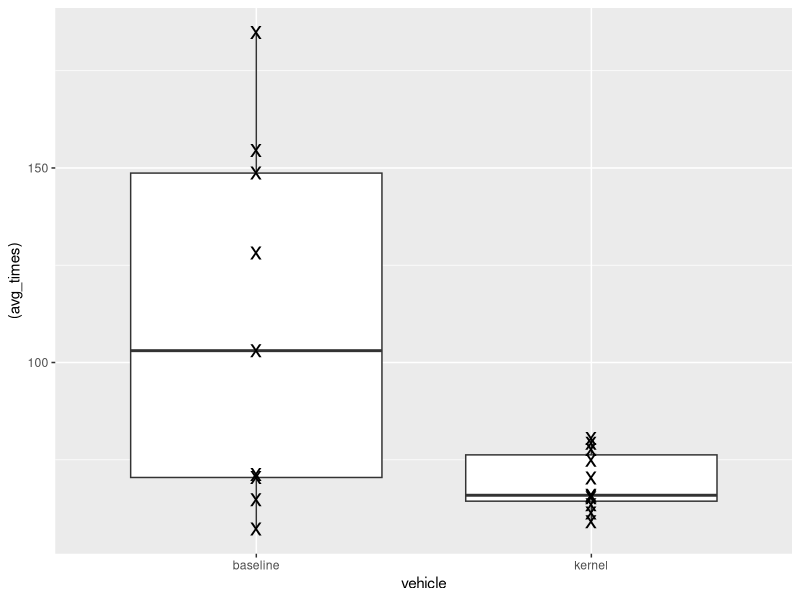
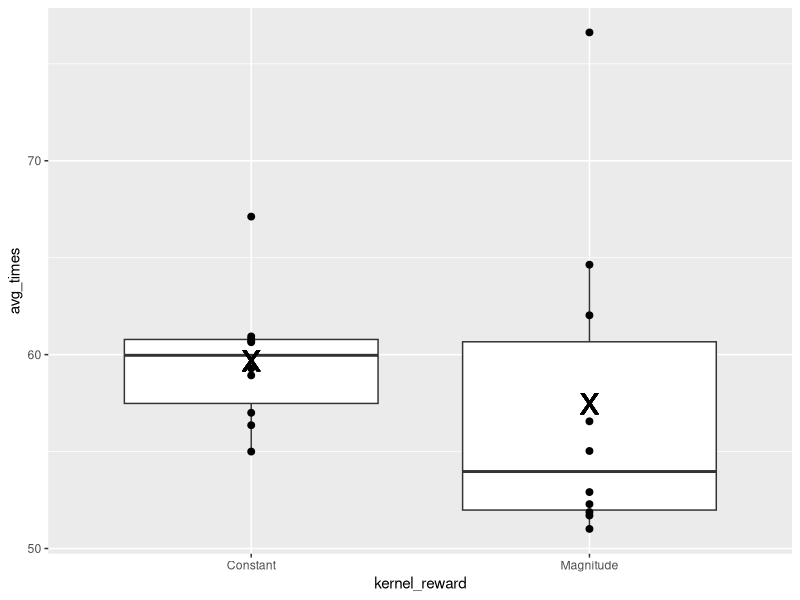
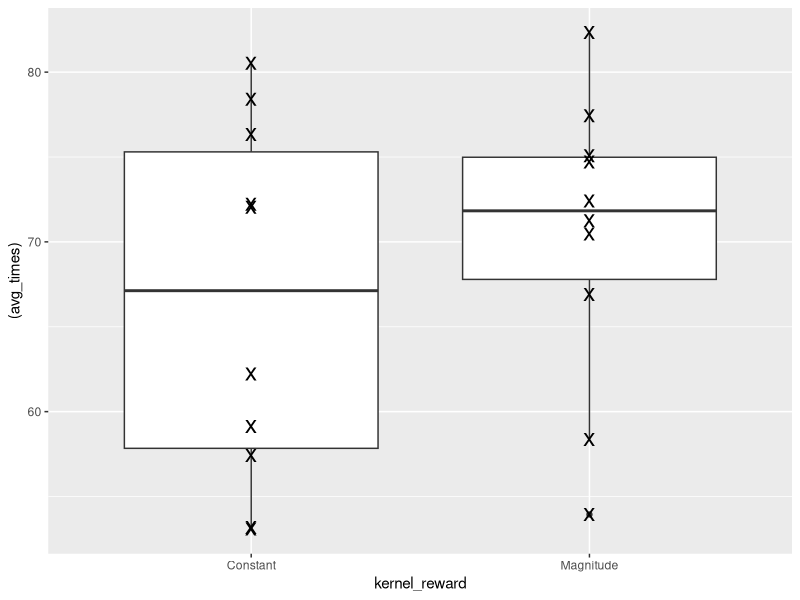
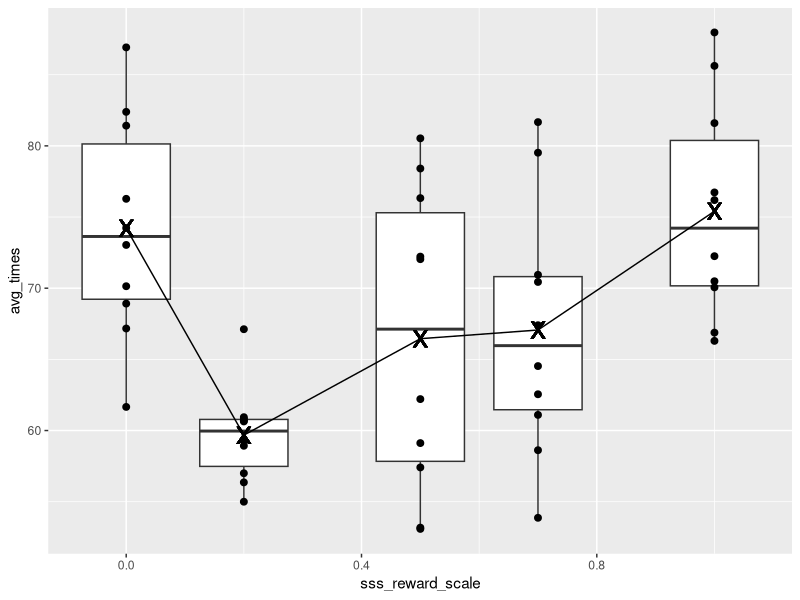
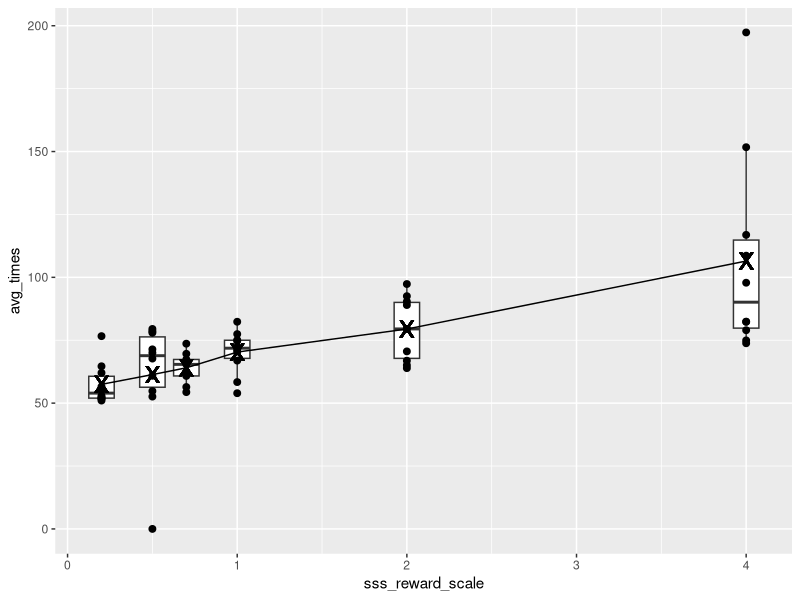
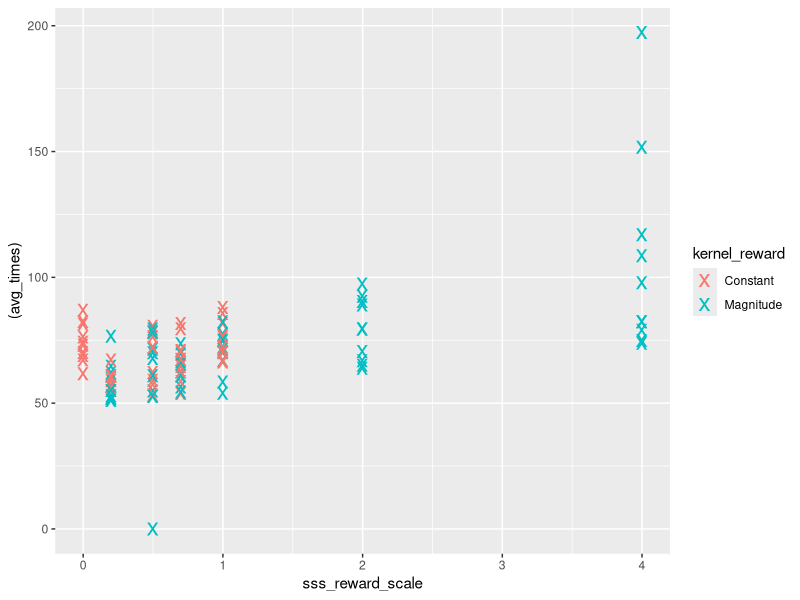
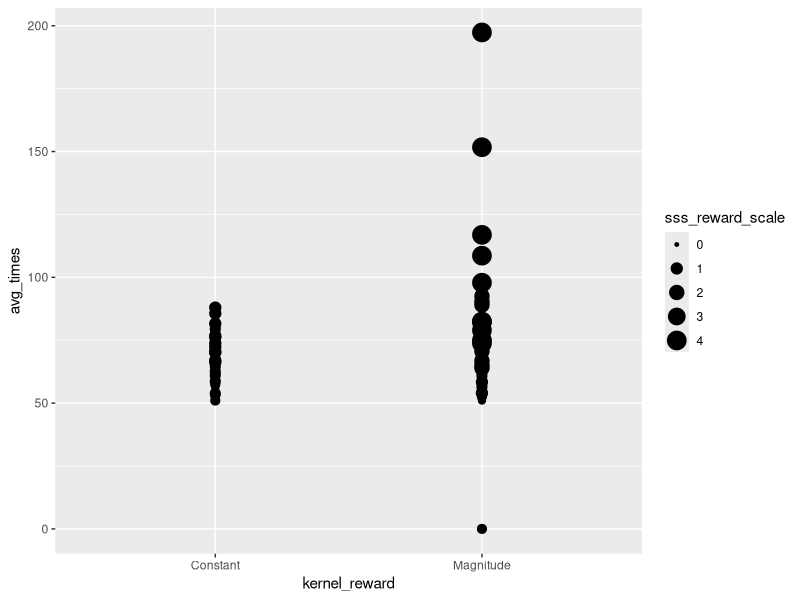
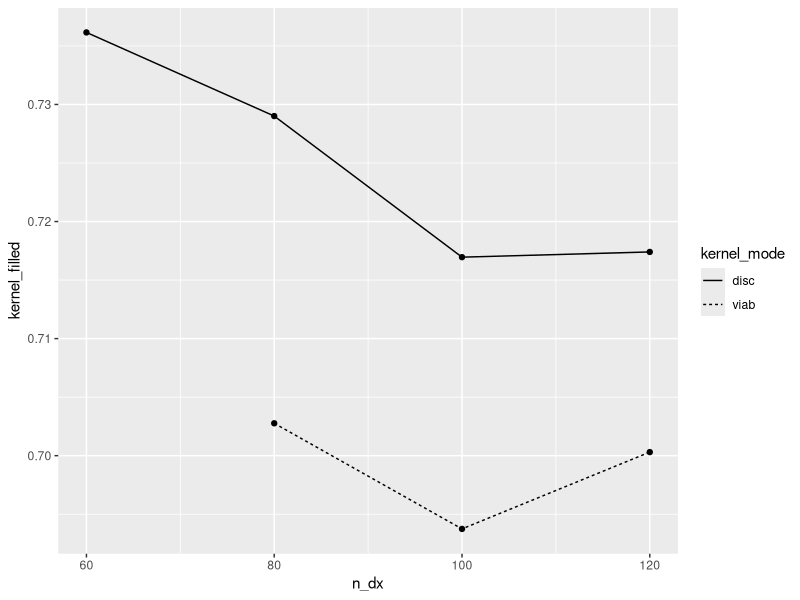

Generate these figures, in order, with R:

library(ggplot2)
library(dplyr)
library(tidyr)

test_data = read.csv("PaperTable.csv")

# Baseline
test_data %>%
  filter(EvalName=="BaselineComp")%>%
  select(avg_times, success_rate, test_number, reward, kernel_reward, vehicle, test_number) %>%
  ggplot(aes(x=vehicle, y=(avg_times)))+
  geom_boxplot()+
  geom_point(shape='x', size=6)

# Kernel Reward
test_data %>%
  filter(EvalName=="KernelReward"&test_number==1)%>%
  # filter(sss_reward_scale==0.2|sss_reward_scale==1)%>%
  filter(sss_reward_scale==0.2)%>%
  select(avg_times, success_rate, test_number, reward, kernel_reward, sss_reward_scale, test_number) %>%
  group_by(kernel_reward) %>%
  mutate(mean_time=mean(avg_times))%>%
  ggplot(aes(x=kernel_reward))+
  geom_boxplot(aes(y=avg_times))+
  geom_point(aes(y=avg_times), size=2)+
  geom_point(aes(y=mean_time), shape='x', size=10)

test_data %>%
  filter(EvalName=="KernelReward"&test_number==1)%>%
  filter((kernel_reward=="Magnitude"&sss_reward_scale==1)|(kernel_reward=="Constant"&sss_reward_scale==0.5))%>%
  select(avg_times, success_rate, test_number, reward, kernel_reward, vehicle, test_number) %>%
  ggplot(aes(x=kernel_reward, y=(avg_times)))+
  geom_boxplot()+
  geom_point(shape='x', size=6)

test_data %>%
  filter(EvalName=="KernelReward"&test_number==1&kernel_reward=="Constant")%>%
  select(avg_times, success_rate, test_number, reward, kernel_reward, sss_reward_scale, test_number) %>%
  group_by(sss_reward_scale)%>%
  mutate(mean_time=mean(avg_times))%>%
  ggplot(aes(x=sss_reward_scale))+
  geom_boxplot(aes(y=avg_times, group=sss_reward_scale))+
  geom_point(aes(y=avg_times), size=2)+
  geom_line(aes(y=mean_time))+
  geom_point(aes(y=mean_time), shape='x', size=8)

test_data %>%
  filter(EvalName=="KernelReward"&test_number==1&kernel_reward=="Magnitude")%>%
  select(avg_times, success_rate, test_number, reward, kernel_reward, sss_reward_scale, test_number) %>%
  group_by(sss_reward_scale)%>%
  mutate(mean_time=mean(avg_times))%>%
  mutate(median_time=median(avg_times))%>%
  ggplot(aes(x=sss_reward_scale))+
  geom_boxplot(aes(y=avg_times, group=sss_reward_scale))+
  geom_point(aes(y=avg_times), size=2)+
  geom_line(aes(y=mean_time))+
  geom_point(aes(y=mean_time), shape='x', size=8)


test_data %>%
  filter(EvalName=="KernelReward"&test_number==1)%>%
  select(avg_times, success_rate, test_number, reward, kernel_reward, sss_reward_scale, test_number) %>%
  ggplot(aes(x=sss_reward_scale, y=(avg_times), group=kernel_reward))+
  # geom_line(aes(linetype=kernel_reward))+
  geom_point(aes(color=kernel_reward), shape='x', size=6)


test_data %>%
  filter(EvalName=="KernelReward") %>%
  select(avg_times, success_rate, kernel_reward, vehicle, sss_reward_scale) %>%
  ggplot(aes(x=kernel_reward, y=avg_times, size=sss_reward_scale))+
  geom_point()


# Discretisation
test_data %>%
  filter(EvalName=="KernelDiscret_ndx")%>%
  filter(success_rate>80)%>%
  select(avg_times, success_rate, test_number, n_dx, constant_value, kernel_mode, kernel_filled)%>%
  ggplot(aes(x=n_dx, y=kernel_filled, group=kernel_mode))+
  geom_line(aes(linetype=kernel_mode))+
  geom_point()
test_data %>%
  filter(EvalName=="KernelDiscret_ndx")%>%
  select(avg_times, success_rate, test_number, n_dx, constant_value, kernel_mode, kernel_filled)%>%
  ggplot(aes(x=n_dx, y=success_rate, group=kernel_mode))+
  geom_line(aes(linetype=kernel_mode))

test_data %>%
  filter(vehicle=="constant"|vehicle=="random")%>%
  filter(test_number==1)%>%
  select(avg_times, success_rate, test_number, vehicle, constant_value, kernel_mode) %>%
  ggplot(aes(x=vehicle, y=avg_times, color=kernel_mode))+
  geom_point()




# Steps SSS
test_data %>%
  filter(EvalName=="StepsSSS") %>%
  filter(test_number==3|test_number==4) %>%
  filter(avg_times!=0) %>%
  select(avg_times, success_rate, kernel_reward, vehicle, train_n) %>%
  ggplot(aes(x=train_n, y=avg_times))+
  geom_point()+
  geom_smooth(method=lm)

test_data %>%
  filter(EvalName=="StepsSSS") %>%
  filter(test_number==3|test_number==4) %>%
  filter(avg_times!=0) %>%
  select(avg_times, success_rate, kernel_reward, vehicle, train_n) %>%
  ggplot(aes(x=train_n, y=success_rate))+
  geom_point()

test_data = read.csv("PaperTable.csv")
# kernel mode
test_data %>%
  filter(EvalName=="LearningMode") %>%
  filter(test_number==6) %>%
  # filter(avg_times!=0) %>%
  select(avg_times, success_rate, kernel_reward, learning, learning_mode, train_n) %>%
  mutate(mean_time=mean(avg_times))%>%
  ggplot(aes(x=learning_mode, y=avg_times, group=learning_mode))+
  geom_boxplot()+
  geom_point()
  # geom_point(aes(y=mean_time), shape='x', size=10)

learning = test_data %>%
  filter(EvalName=="LearningMode") %>%
  # filter(avg_times!=0) %>%
  select(avg_times, success_rate, kernel_reward, learning, test_number, name)
